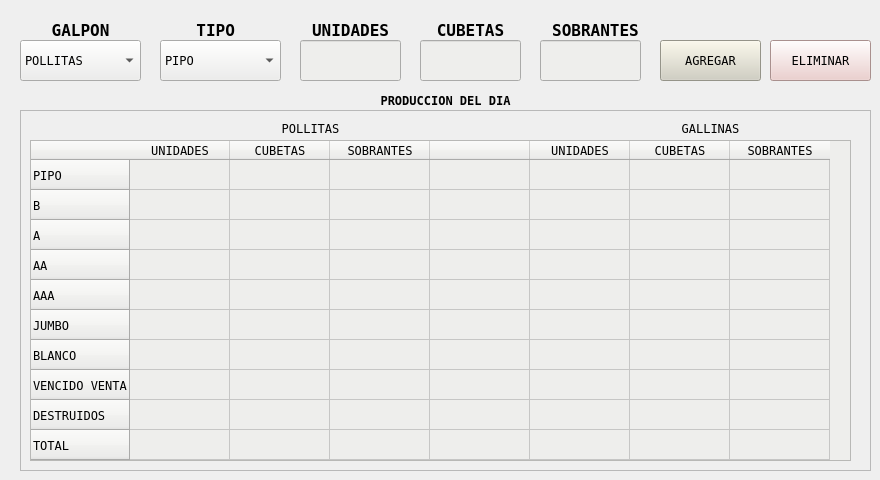
    <widget class="QWidget" name="tab">
     <attribute name="title">
      <string>PRODUCCION</string>
     </attribute>
     <widget class="QComboBox" name="comboBox">
      <property name="geometry">
       <rect>
        <x>160</x>
        <y>40</y>
        <width>121</width>
        <height>41</height>
       </rect>
      </property>
      <property name="font">
       <font>
        <family>Andale Mono</family>
       </font>
      </property>
      <property name="styleSheet">
       <string notr="true">background-color: rgb(238, 238, 236);</string>
      </property>
      <item>
       <property name="text">
        <string>PIPO</string>
       </property>
      </item>
      <item>
       <property name="text">
        <string>B</string>
       </property>
      </item>
      <item>
       <property name="text">
        <string>A</string>
       </property>
      </item>
      <item>
       <property name="text">
        <string>AA</string>
       </property>
      </item>
      <item>
       <property name="text">
        <string>AAA</string>
       </property>
      </item>
      <item>
       <property name="text">
        <string>JUMBO</string>
       </property>
      </item>
      <item>
       <property name="text">
        <string>BLANCO</string>
       </property>
      </item>
      <item>
       <property name="text">
        <string>VENCIDO VENTA</string>
       </property>
      </item>
      <item>
       <property name="text">
        <string>DESTRUIDOS</string>
       </property>
      </item>
     </widget>
     <widget class="QLabel" name="label">
      <property name="geometry">
       <rect>
        <x>160</x>
        <y>10</y>
        <width>121</width>
        <height>41</height>
       </rect>
      </property>
      <property name="font">
       <font>
        <family>Andale Mono</family>
        <pointsize>12</pointsize>
        <weight>75</weight>
        <italic>false</italic>
        <bold>true</bold>
       </font>
      </property>
      <property name="text">
       <string>TIPO </string>
      </property>
      <property name="alignment">
       <set>Qt::AlignCenter</set>
      </property>
     </widget>
     <widget class="QLabel" name="label_2">
      <property name="geometry">
       <rect>
        <x>20</x>
        <y>10</y>
        <width>121</width>
        <height>41</height>
       </rect>
      </property>
      <property name="font">
       <font>
        <family>Andale Mono</family>
        <pointsize>12</pointsize>
        <weight>75</weight>
        <italic>false</italic>
        <bold>true</bold>
       </font>
      </property>
      <property name="text">
       <string>GALPON</string>
      </property>
      <property name="alignment">
       <set>Qt::AlignCenter</set>
      </property>
     </widget>
     <widget class="QLabel" name="label_3">
      <property name="geometry">
       <rect>
        <x>300</x>
        <y>10</y>
        <width>101</width>
        <height>41</height>
       </rect>
      </property>
      <property name="font">
       <font>
        <family>Andale Mono</family>
        <pointsize>12</pointsize>
        <weight>75</weight>
        <italic>false</italic>
        <bold>true</bold>
       </font>
      </property>
      <property name="text">
       <string>UNIDADES</string>
      </property>
      <property name="alignment">
       <set>Qt::AlignCenter</set>
      </property>
     </widget>
     <widget class="QComboBox" name="comboBox_2">
      <property name="geometry">
       <rect>
        <x>20</x>
        <y>40</y>
        <width>121</width>
        <height>41</height>
       </rect>
      </property>
      <property name="font">
       <font>
        <family>Andale Mono</family>
       </font>
      </property>
      <property name="styleSheet">
       <string notr="true">background-color: rgb(238, 238, 236);</string>
      </property>
      <item>
       <property name="text">
        <string>POLLITAS</string>
       </property>
      </item>
      <item>
       <property name="text">
        <string>GALLINAS</string>
       </property>
      </item>
     </widget>
     <widget class="QLabel" name="label_4">
      <property name="geometry">
       <rect>
        <x>420</x>
        <y>10</y>
        <width>101</width>
        <height>41</height>
       </rect>
      </property>
      <property name="font">
       <font>
        <family>Andale Mono</family>
        <pointsize>12</pointsize>
        <weight>75</weight>
        <italic>false</italic>
        <bold>true</bold>
       </font>
      </property>
      <property name="text">
       <string>CUBETAS</string>
      </property>
      <property name="alignment">
       <set>Qt::AlignCenter</set>
      </property>
     </widget>
     <widget class="QPushButton" name="pushButton">
      <property name="geometry">
       <rect>
        <x>660</x>
        <y>40</y>
        <width>101</width>
        <height>41</height>
       </rect>
      </property>
      <property name="font">
       <font>
        <family>Andale Mono</family>
       </font>
      </property>
      <property name="styleSheet">
       <string notr="true">background-color: rgb(209, 207, 192);</string>
      </property>
      <property name="text">
       <string>AGREGAR</string>
      </property>
     </widget>
     <widget class="QPushButton" name="pushButton_2">
      <property name="geometry">
       <rect>
        <x>770</x>
        <y>40</y>
        <width>101</width>
        <height>41</height>
       </rect>
      </property>
      <property name="font">
       <font>
        <family>Andale Mono</family>
       </font>
      </property>
      <property name="styleSheet">
       <string notr="true">background-color: rgb(236, 201, 199);</string>
      </property>
      <property name="text">
       <string>ELIMINAR</string>
      </property>
     </widget>
     <widget class="QLabel" name="label_8">
      <property name="geometry">
       <rect>
        <x>540</x>
        <y>10</y>
        <width>111</width>
        <height>41</height>
       </rect>
      </property>
      <property name="font">
       <font>
        <family>Andale Mono</family>
        <pointsize>12</pointsize>
        <weight>75</weight>
        <italic>false</italic>
        <bold>true</bold>
       </font>
      </property>
      <property name="text">
       <string>SOBRANTES</string>
      </property>
      <property name="alignment">
       <set>Qt::AlignCenter</set>
      </property>
     </widget>
     <widget class="QFrame" name="frame_2">
      <property name="geometry">
       <rect>
        <x>20</x>
        <y>110</y>
        <width>851</width>
        <height>361</height>
       </rect>
      </property>
      <property name="focusPolicy">
       <enum>Qt::StrongFocus</enum>
      </property>
      <property name="frameShape">
       <enum>QFrame::StyledPanel</enum>
      </property>
      <property name="frameShadow">
       <enum>QFrame::Raised</enum>
      </property>
      <widget class="QTableWidget" name="tableWidget">
       <property name="geometry">
        <rect>
         <x>10</x>
         <y>30</y>
         <width>821</width>
         <height>321</height>
        </rect>
       </property>
       <property name="font">
        <font>
         <family>Andale Mono</family>
        </font>
       </property>
       <property name="focusPolicy">
        <enum>Qt::NoFocus</enum>
       </property>
       <property name="styleSheet">
        <string notr="true">font: 11pt &quot;Andale Mono&quot;;
background-color: rgb(238, 238, 236);</string>
       </property>
       <property name="verticalScrollBarPolicy">
        <enum>Qt::ScrollBarAlwaysOff</enum>
       </property>
       <property name="horizontalScrollBarPolicy">
        <enum>Qt::ScrollBarAlwaysOff</enum>
       </property>
       <property name="autoScroll">
        <bool>false</bool>
       </property>
       <row>
        <property name="text">
         <string>PIPO</string>
        </property>
       </row>
       <row>
        <property name="text">
         <string>B</string>
        </property>
       </row>
       <row>
        <property name="text">
         <string>A</string>
        </property>
       </row>
       <row>
        <property name="text">
         <string>AA</string>
        </property>
       </row>
       <row>
        <property name="text">
         <string>AAA</string>
        </property>
       </row>
       <row>
        <property name="text">
         <string>JUMBO</string>
        </property>
       </row>
       <row>
        <property name="text">
         <string>BLANCO</string>
        </property>
       </row>
       <row>
        <property name="text">
         <string>VENCIDO VENTA</string>
        </property>
       </row>
       <row>
        <property name="text">
         <string>DESTRUIDOS</string>
        </property>
       </row>
       <row>
        <property name="text">
         <string>TOTAL</string>
        </property>
       </row>
       <column>
        <property name="text">
         <string>UNIDADES</string>
        </property>
        <property name="font">
         <font>
          <family>Andale Mono</family>
         </font>
        </property>
       </column>
       <column>
        <property name="text">
         <string>CUBETAS</string>
        </property>
       </column>
       <column>
        <property name="text">
         <string>SOBRANTES</string>
        </property>
       </column>
       <column>
        <property name="text">
         <string/>
        </property>
       </column>
       <column>
        <property name="text">
         <string>UNIDADES</string>
        </property>
       </column>
       <column>
        <property name="text">
         <string>CUBETAS</string>
        </property>
       </column>
       <column>
        <property name="text">
         <string>SOBRANTES</string>
        </property>
       </column>
      </widget>
      <widget class="QLabel" name="label_5">
       <property name="geometry">
        <rect>
         <x>150</x>
         <y>10</y>
         <width>281</width>
         <height>16</height>
        </rect>
       </property>
       <property name="font">
        <font>
         <family>Andale Mono</family>
        </font>
       </property>
       <property name="text">
        <string>POLLITAS</string>
       </property>
       <property name="alignment">
        <set>Qt::AlignCenter</set>
       </property>
      </widget>
      <widget class="QLabel" name="label_6">
       <property name="geometry">
        <rect>
         <x>540</x>
         <y>10</y>
         <width>301</width>
         <height>16</height>
        </rect>
       </property>
       <property name="font">
        <font>
         <family>Andale Mono</family>
        </font>
       </property>
       <property name="text">
        <string>GALLINAS</string>
       </property>
       <property name="alignment">
        <set>Qt::AlignCenter</set>
       </property>
      </widget>
      <zorder>label_6</zorder>
      <zorder>label_5</zorder>
      <zorder>tableWidget</zorder>
     </widget>
     <widget class="QLabel" name="label_24">
      <property name="geometry">
       <rect>
        <x>20</x>
        <y>80</y>
        <width>851</width>
        <height>41</height>
       </rect>
      </property>
      <property name="font">
       <font>
        <family>Andale Mono</family>
        <weight>75</weight>
        <bold>true</bold>
       </font>
      </property>
      <property name="text">
       <string>PRODUCCION DEL DIA</string>
      </property>
      <property name="alignment">
       <set>Qt::AlignCenter</set>
      </property>
     </widget>
     <widget class="QLineEdit" name="lineEdit_4">
      <property name="geometry">
       <rect>
        <x>300</x>
        <y>40</y>
        <width>101</width>
        <height>41</height>
       </rect>
      </property>
      <property name="styleSheet">
       <string notr="true">background-color: rgb(238, 238, 236);</string>
      </property>
     </widget>
     <widget class="QLineEdit" name="lineEdit_5">
      <property name="geometry">
       <rect>
        <x>420</x>
        <y>40</y>
        <width>101</width>
        <height>41</height>
       </rect>
      </property>
      <property name="styleSheet">
       <string notr="true">background-color: rgb(238, 238, 236);</string>
      </property>
     </widget>
     <widget class="QLineEdit" name="lineEdit_6">
      <property name="geometry">
       <rect>
        <x>540</x>
        <y>40</y>
        <width>101</width>
        <height>41</height>
       </rect>
      </property>
      <property name="styleSheet">
       <string notr="true">background-color: rgb(238, 238, 236);</string>
      </property>
     </widget>
     <zorder>label_24</zorder>
     <zorder>label</zorder>
     <zorder>label_2</zorder>
     <zorder>label_3</zorder>
     <zorder>comboBox_2</zorder>
     <zorder>label_4</zorder>
     <zorder>label_8</zorder>
     <zorder>frame_2</zorder>
     <zorder>comboBox</zorder>
     <zorder>pushButton</zorder>
     <zorder>pushButton_2</zorder>
     <zorder>lineEdit_4</zorder>
     <zorder>lineEdit_5</zorder>
     <zorder>lineEdit_6</zorder>
    </widget>
